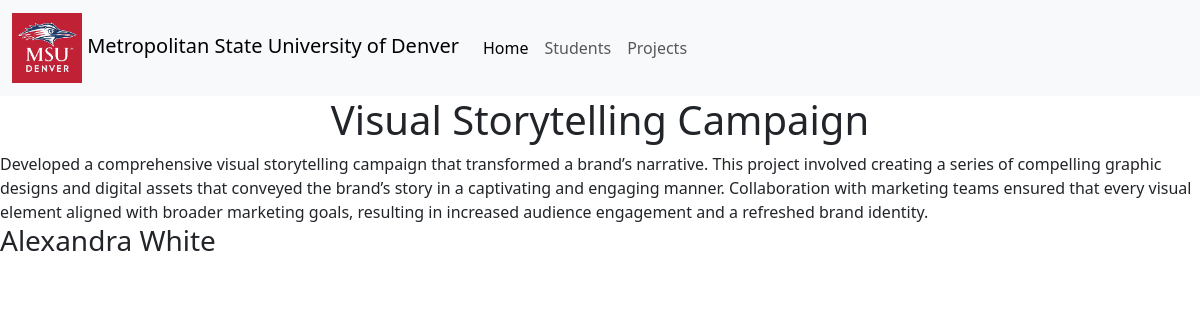
/projects/1/, run on the app's committed database.
### portfolio_app/models.py (models this page shows, shortened)
class Project(models.Model):
    title = models.CharField(max_length=200)
    description = models.TextField()
    portfolio = models.ForeignKey(Portfolio,
                                  on_delete=models.CASCADE,
                                  default=1,
                                  related_name='projects')

class Portfolio(models.Model):
    title = models.CharField(max_length=200)
    contact_email = models.EmailField(max_length=200)
    is_active = models.BooleanField(default=True)
    about = models.TextField(blank=True)
    portfolio_image = ImageField(upload_to='portfolios/', blank=True, null=True)
    def __str__(self):
        return self.title

### portfolio_app/views.py (the view)
def project_detail(request, id):
    project = get_object_or_404(Project, id=id)
    return render(
        request,
        'portfolio_app/project_detail.html',
        {
            'project': project
        }
    )

### portfolio_app/templates/portfolio_app/project_detail.html
{% extends "portfolio_app/base_template.html" %}
{% block title %}{{ project.title }}{% endblock %}
{% block content %}
{{ project.description }}
<h3>
{{ project.portfolio }}
</h3>
{% endblock %}

### data on the page
Project: title "Visual Storytelling Campaign", description "Developed a comprehensive visual storytelling campaign that transformed a brand’s narrative. This project involved creating a series of compelling graphic designs and digital assets that conveyed the brand’s story in a captivating and engaging manner. Collaboration with marketing teams ensured that every visual element aligned with broader marketing goals, resulting in increased audience engagement and a refreshed brand identity.", portfolio "Alexandra White"
